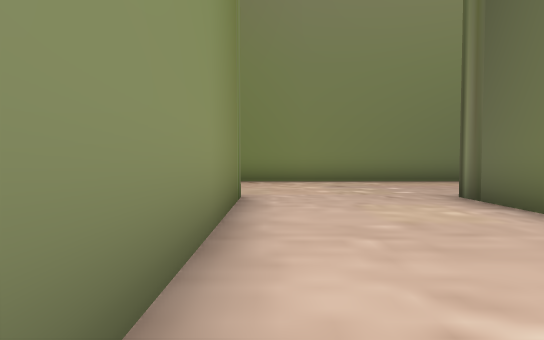
View 1 (above)

22 first-person views from a walk through a Unity game level. The camera is 1.2 m above the floor, tilts 2° down and sees 85° across. The floor is counted in squares, 2 m on a side. Each view is taken from the middle of a square. On the plan, view 1 faces up. The plan holds only what a view shows up to about 9 squares ahead; the rest is blank. The place goes on beyond the plan. The player is left out.

View 2
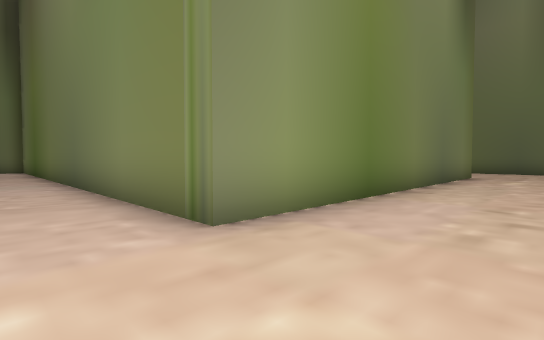

View 3
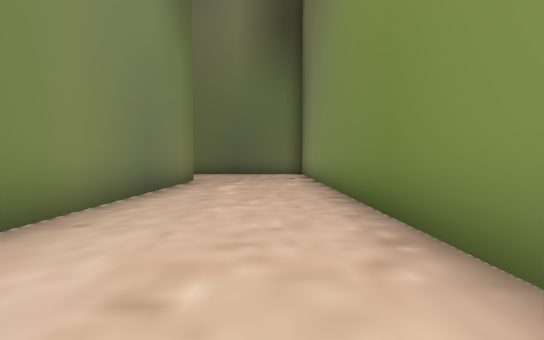

View 4
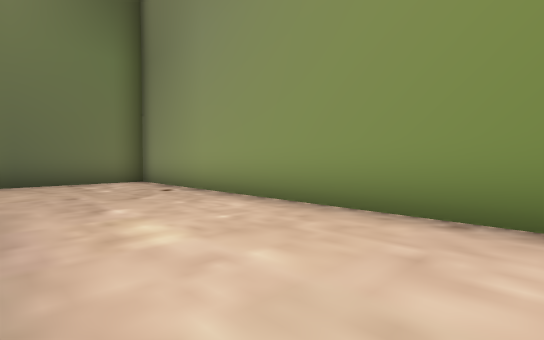

View 5
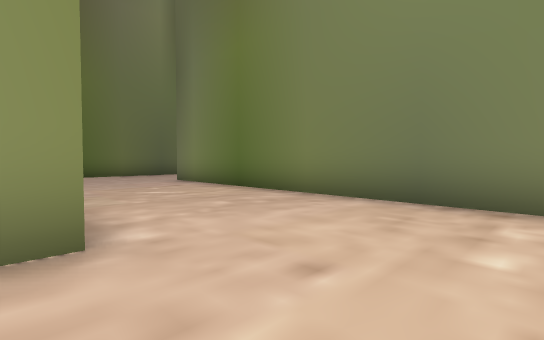

View 6
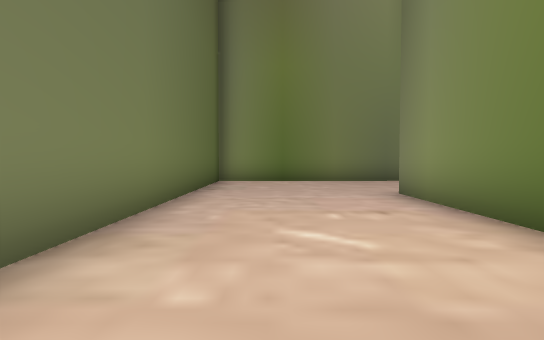

View 7
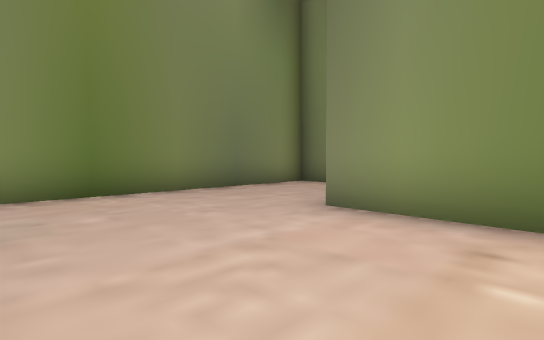

View 8
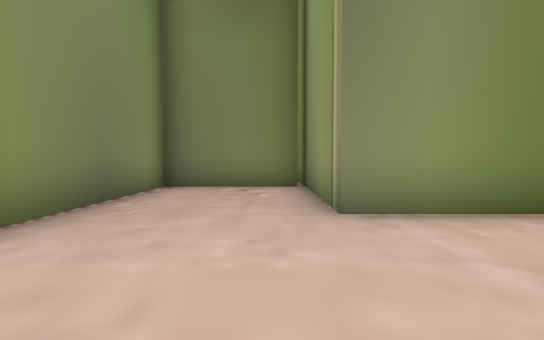

View 9
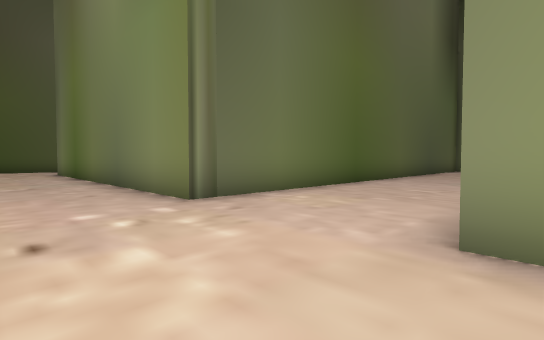

View 10
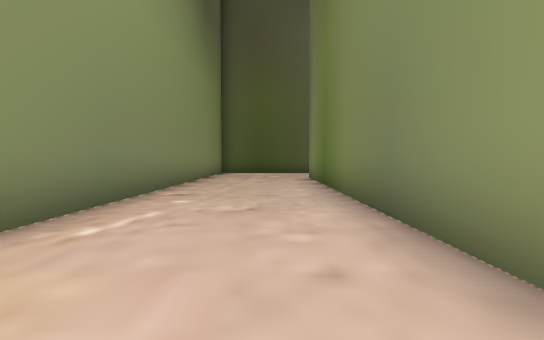

View 11
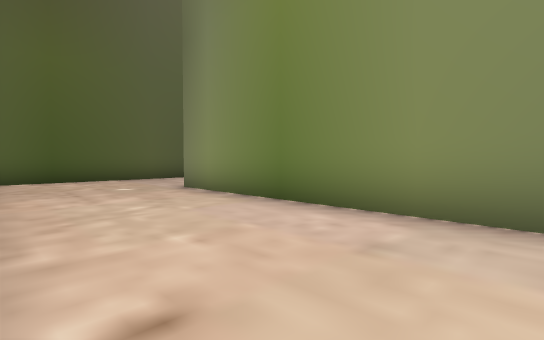

View 12
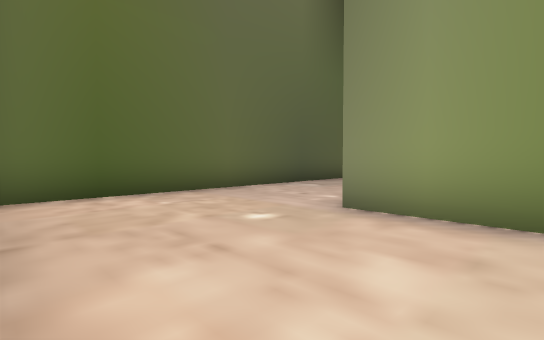

View 13
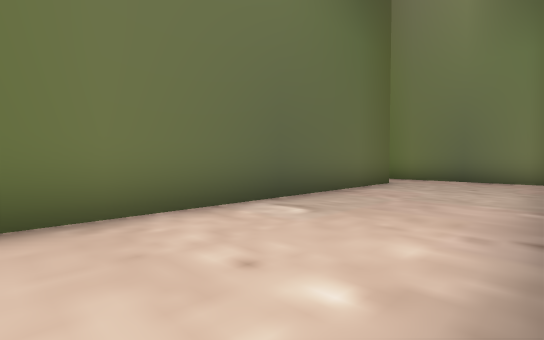

View 14
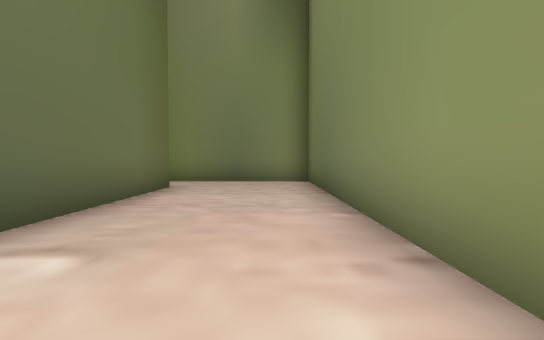

View 15
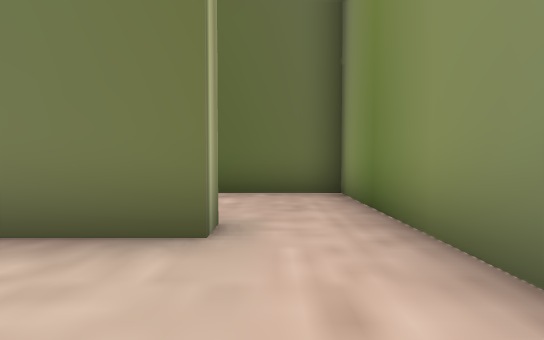

View 16
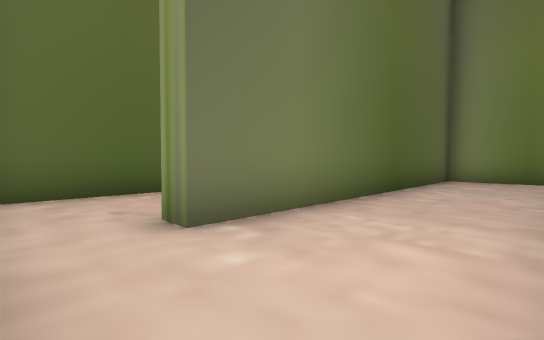

View 17
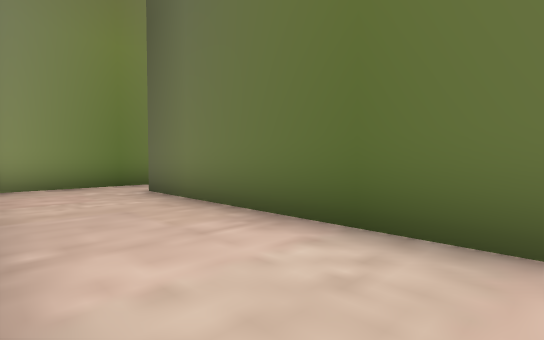

View 18
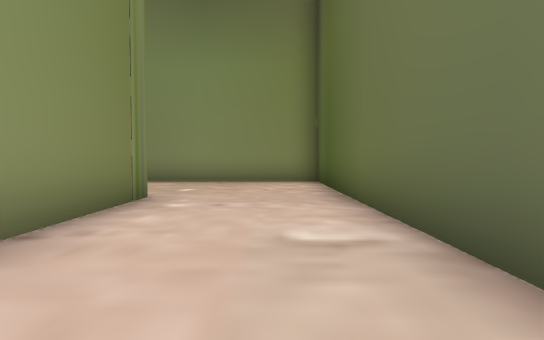

View 19
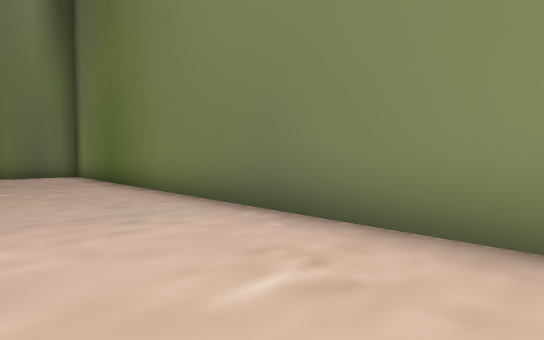

View 20
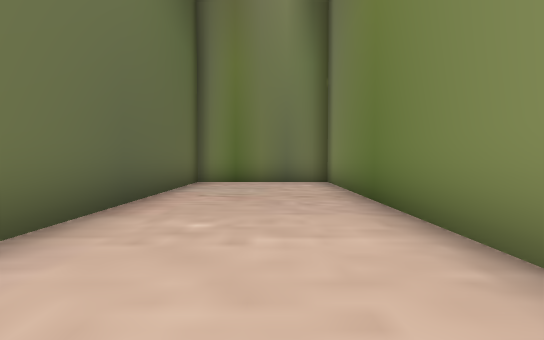

View 21
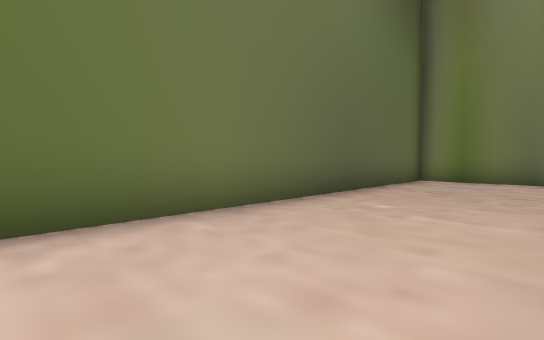

View 22
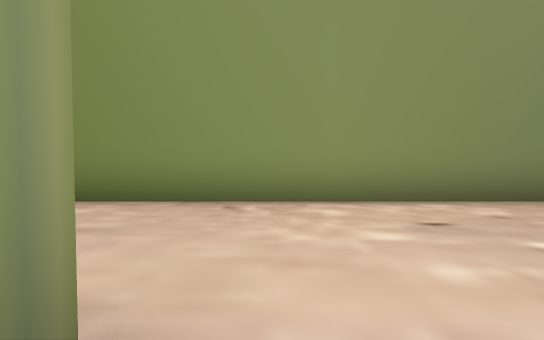

### Floor plan
Points are (right, up) in squares from view 1. A wall is a line through its corners. A room is listed if a view was taken in it or the views show most of it. See-through windows are left out.
Room 1 (views 1, 2, 3, 4, 5, 6, 7, 8, 9, 10, 11, 12, 13, 14, 15, 18, 19, 20, 21, 22)
walls: (-10.6, 4.7) (-0.5, 4.7) (-0.5, -10) (3, -10) (3, 4.7) (13, 4.7) (13, -4.3) (16.4, -4.3); (16.8, -2.5) (16.2, -2.5) (16.2, 8.3) (-14.3, 8.3) (-14.3, -1.2) (-17.9, -1.3); (-17.6, -1.4) (-17.6, -4.3) (-10.5, -4.3) (-10.5, 2.4)
ways out: opening at (16, -3) to room 2
Room 2 (views 16, 17)
walls: (20, 5.2) (17.2, 5.2); (16.4, -4.3) (19.4, -4.3) (19.4, 3.7)
ways out: opening at (16, -3) to room 1; opening at (19, 4.5)

Positions as (right, up) in squares from view 1, and headings:
1: (0, 0), facing up
2: (1, 7), facing down-left
3: (-2, 7), facing left
4: (-6, 5), facing up-left
5: (-10, 7), facing down-left
6: (-12, 4), facing down
7: (-11, 1), facing down-left
8: (-11, -2), facing left
9: (-1, 7), facing down-right
10: (3, 6), facing right
11: (7, 8), facing down-right
12: (11, 8), facing down-right
13: (13, 5), facing down-right
14: (14, 4), facing down
15: (14, -3), facing right
16: (17, 5), facing down-right
17: (17, -2), facing up-right
18: (15, 0), facing up
19: (2, 2), facing down-left
20: (1, -2), facing down
21: (0, -1), facing down-right
22: (0, 4), facing up
